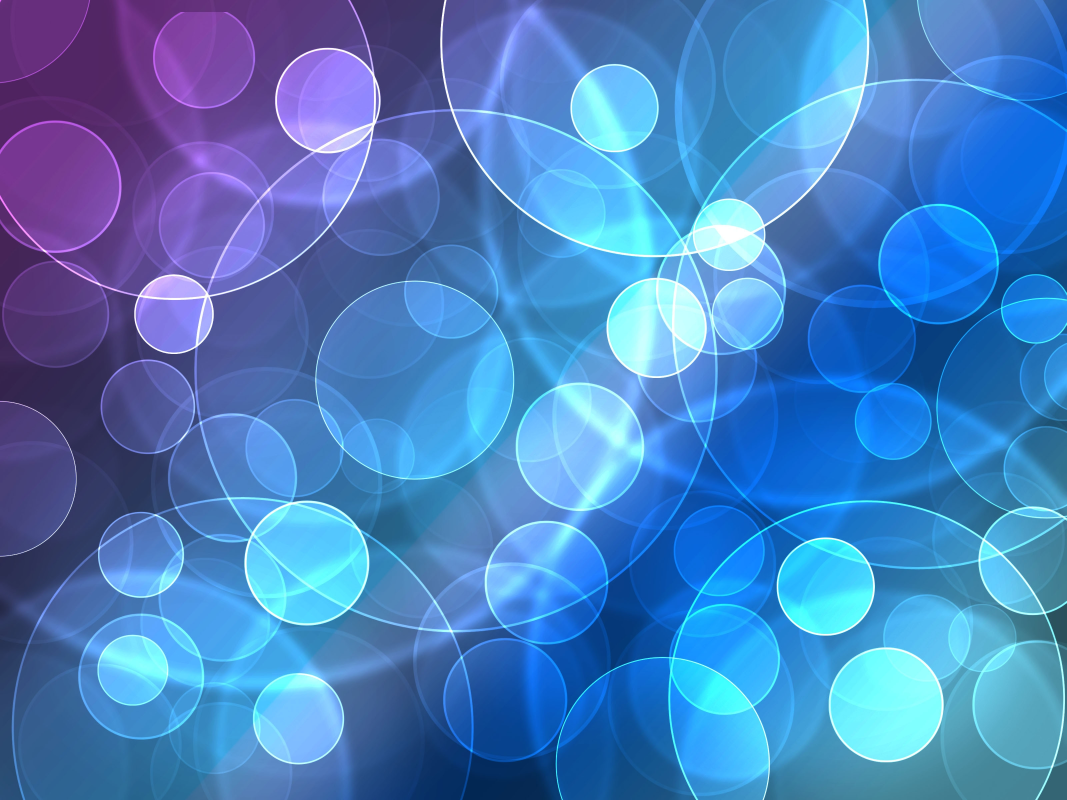
#> input picture ПробныйiPillow/fon.jpg, 3200 x 2400 px (shown at 1/3 size)
$ python main.py
#> lines starting #> are read from the running program, lines starting #| are printed output that depends on the picture
# from PIL import Image
#
# im = Image.open('photo.jpg')
#
# print(im.format, im.size, im.mode)
#
# out = im.resize((150, 190))
# # im.show()
#
# width, height = im.size
#
# print(dir(im))
# print(out.size)
# out.show()


from PIL import Image

# [8 lines of commented-out code are left out]

def new_photo(name):
#> called with name = 'fon.jpg'
    image = Image.open(name)
#> image is the input picture: PIL image 3200x2400 RGB; mean R, G, B 72.1, 127.4, 193.2
    w, h = image.size
#> w = 3200; h = 2400
    return image.resize((w //3, h //3))
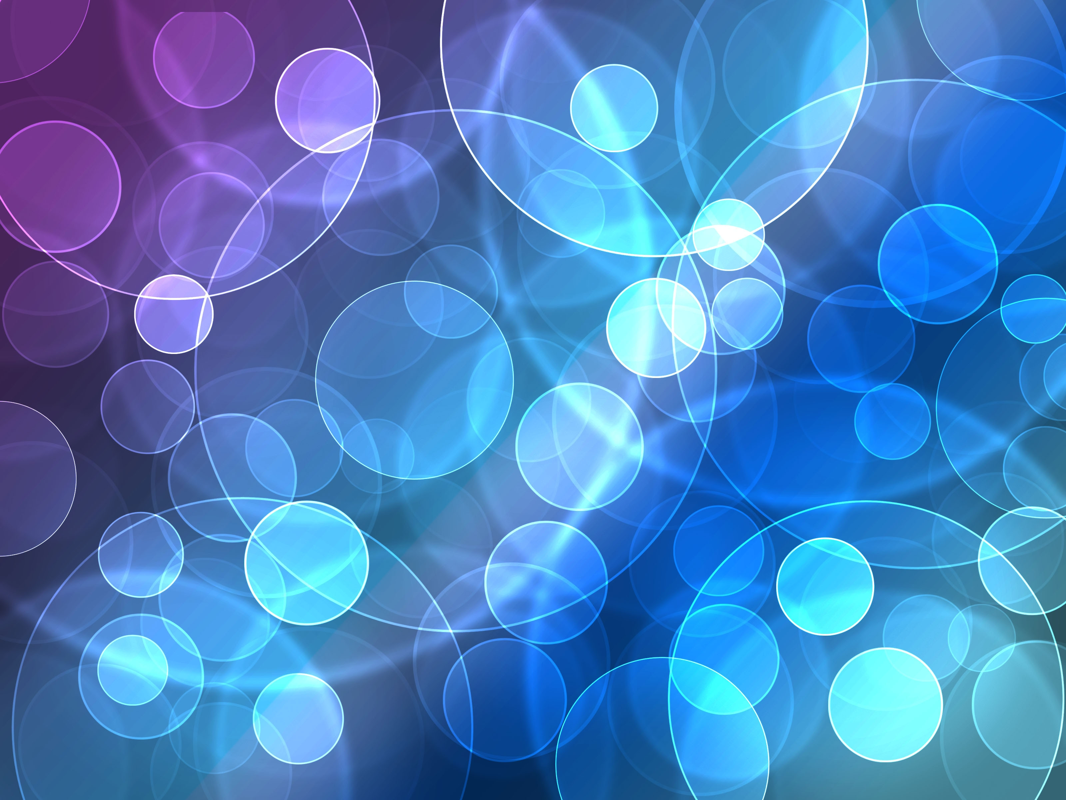
#> returned value: PIL image 1066x800 RGB; mean R, G, B 72.1, 127.3, 193.2

im = new_photo('fon.jpg')
im2 = new_photo('photo.jpg')
#> call 2 of new_photo, with name = 'photo.jpg'
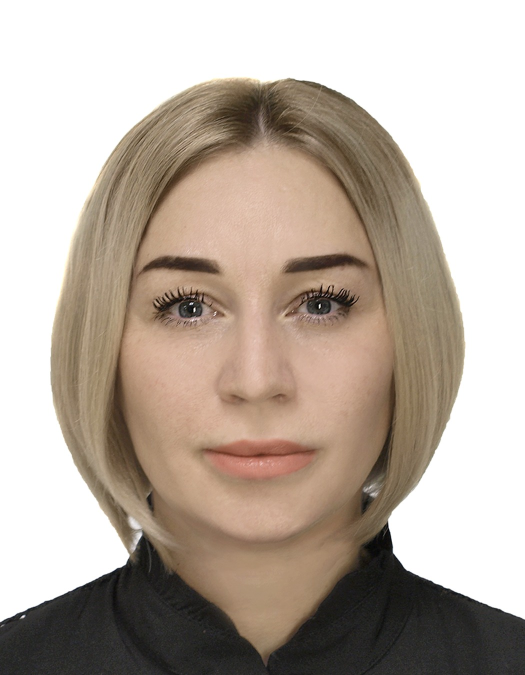
#> input picture ПробныйiPillow/photo.jpg, 1050 x 1350 px (shown at 1/2 size)
#> in new_photo, image is the input picture: PIL image 1050x1350 RGB; mean R, G, B 184.2, 171.5, 160.1
#> in new_photo (call 2), `return image.resize((w //3, h //3))`:
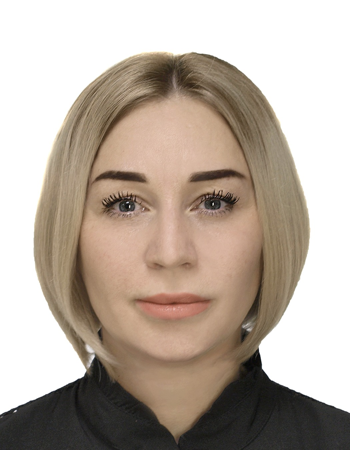
#> returned value: PIL image 350x450 RGB; mean R, G, B 184.2, 171.5, 160.1
print(im.size)
#| (1066, 800)

# im.paste(im2, (358, 175))


x_im = im.size[0] / 2  # 533.0
#> x_im = 533
x_im2 = im2.size[0] / 2  # 175.0
#> x_im2 = 175
x = int(x_im - x_im2)  # x = 358
#> x = 358

y_im = im.size[1] / 2  # 400.0
#> y_im = 400
y_im2 = im2.size[1] / 2  # 225.0
#> y_im2 = 225
y= int(y_im - y_im2) # y = 175
#> y = 175
# print(a, b)

im.paste(im2, (x, y))  # почему нельзя поставить переменную? потому, что в кортеже должен быть инт
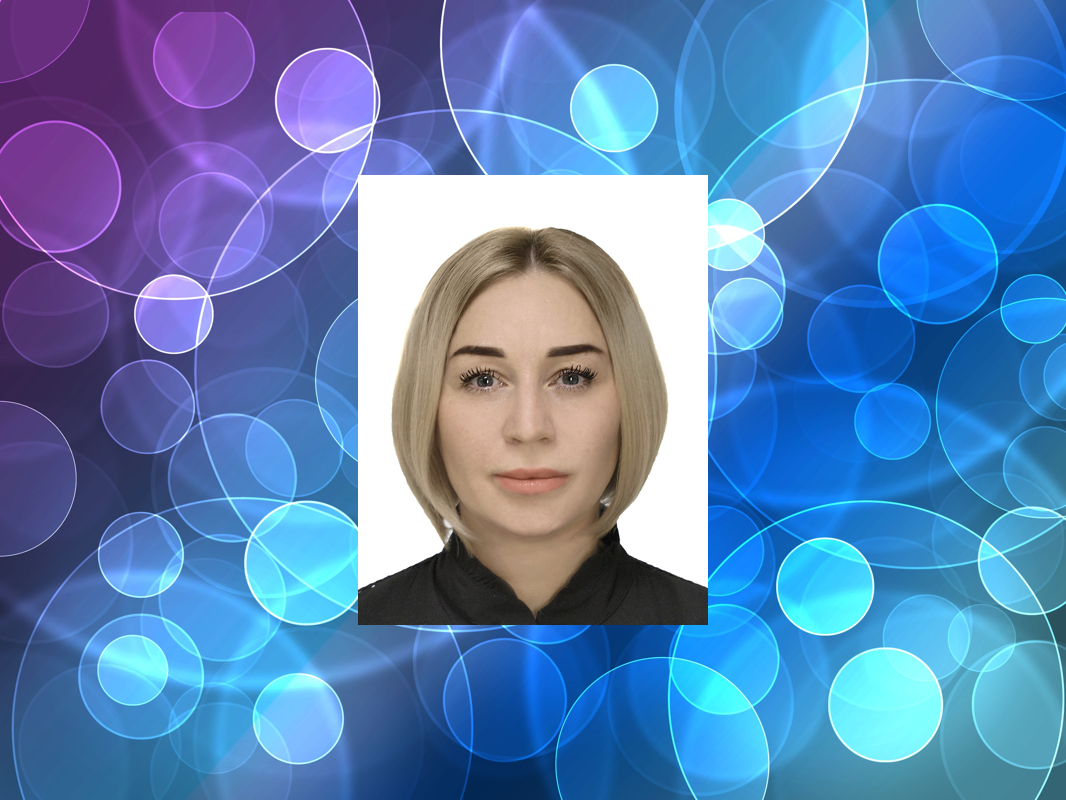
#> im: PIL image 1066x800 RGB; mean R, G, B 91.5, 130.8, 183.2

im.show()
